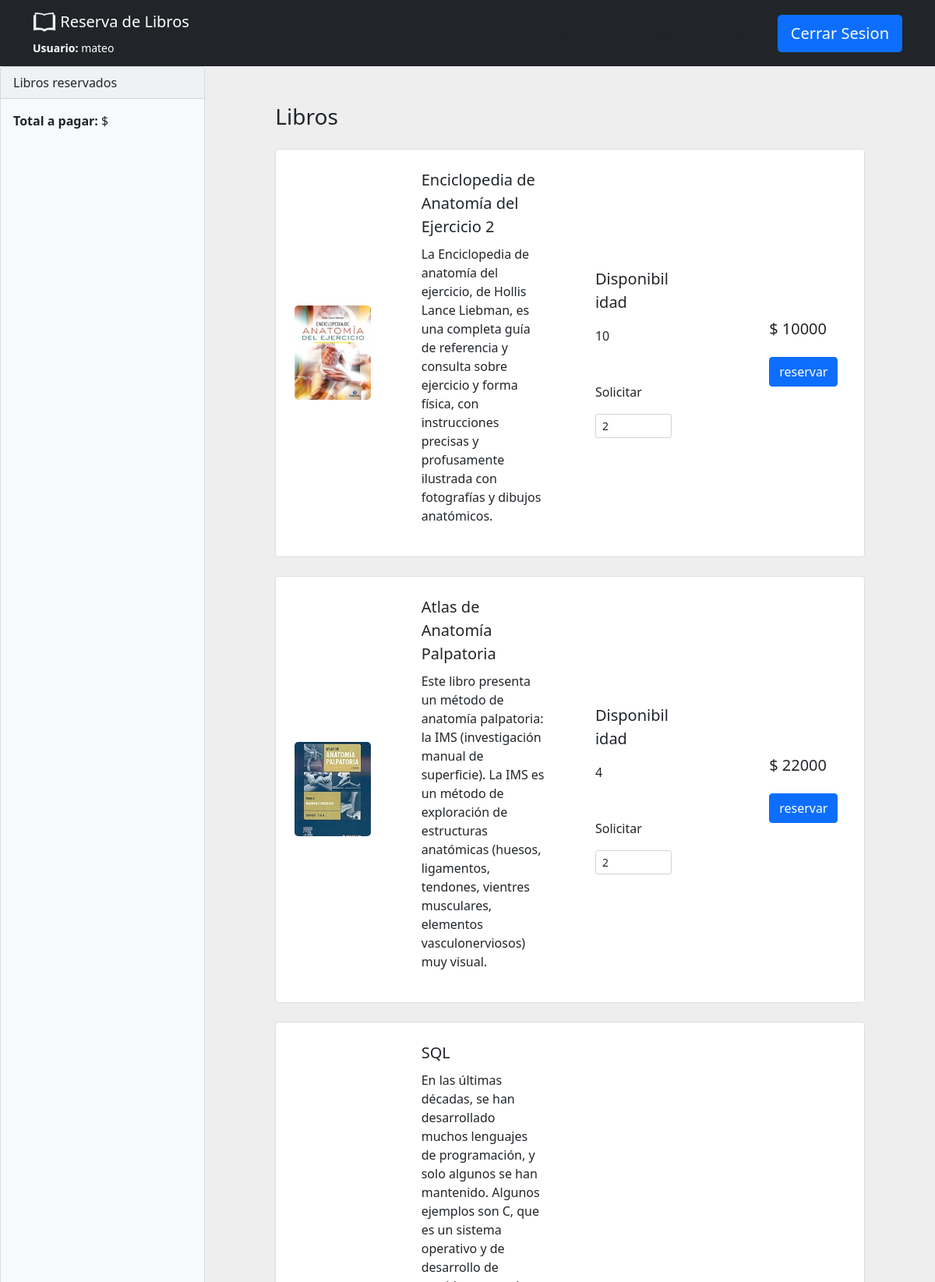
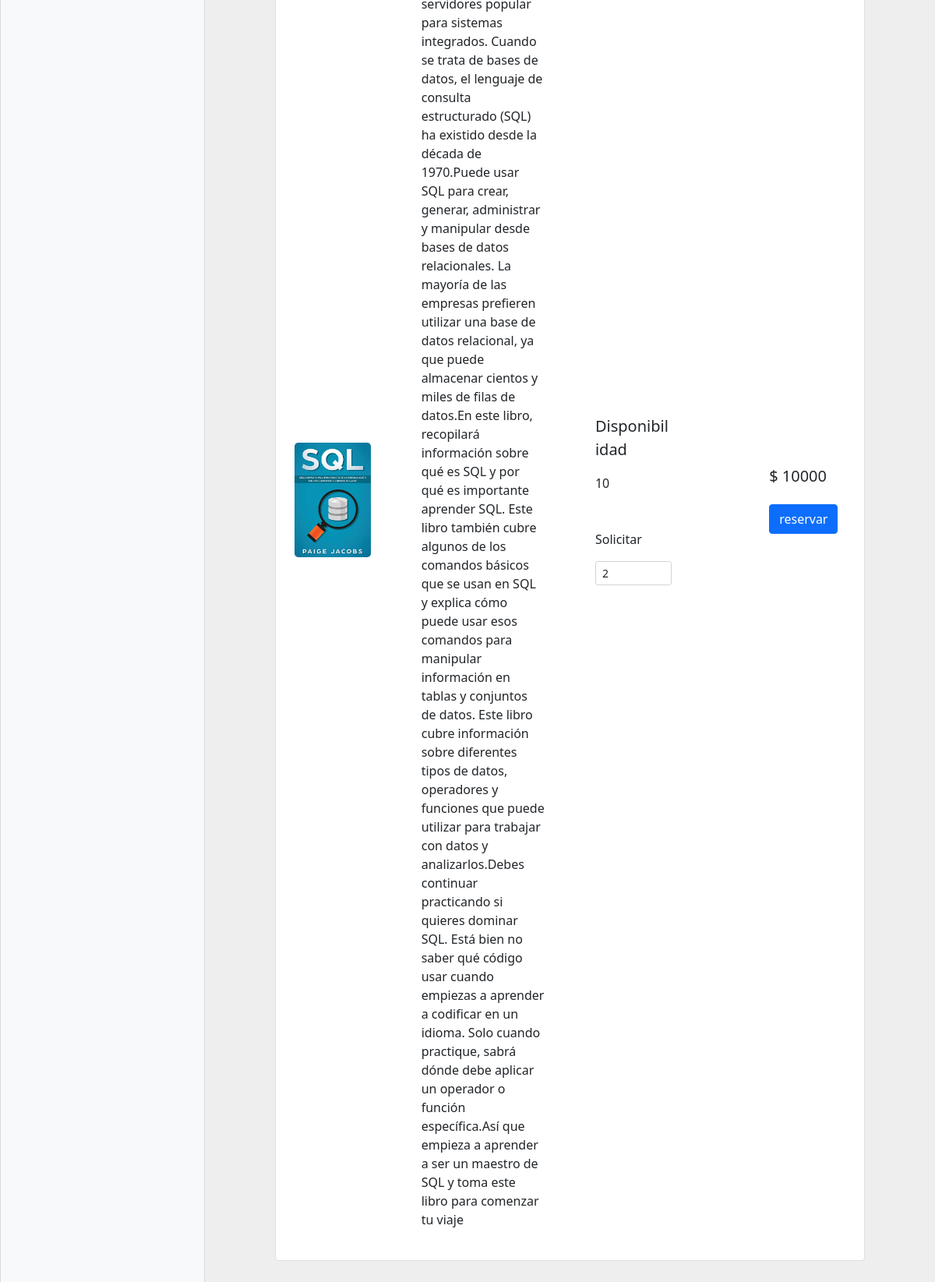
Page /Views/Home/index.php (signed in) on the committed database (2 pictures, top to bottom).
### tables this page shows
CREATE TABLE `Libros` (
  `idLibros` int(10) UNSIGNED NOT NULL,
  `Categoria_idCategoria` int(10) UNSIGNED NOT NULL,
  `titulo` varchar(255) DEFAULT NULL,
  `autor` varchar(255) DEFAULT NULL,
  `resumen` longtext DEFAULT NULL,
  `fotos` varchar(255) DEFAULT NULL,
  `precio` double UNSIGNED NOT NULL
);

CREATE TABLE `Existencia` (
  `idExistencia` int(10) UNSIGNED NOT NULL,
  `Libros_idLibros` int(10) UNSIGNED NOT NULL,
  `cantidad` int(10) UNSIGNED DEFAULT NULL,
  `disponibilidad` int(11) NOT NULL
);

### Controllers/LibroController.php (called while the page is built, shortened)
<?php
include_once BASE_URL."/Models/Libro.php";
class LibroController extends Conexion
{
  public function index(){
    $libros = new Libro();
    return $libros->index();
  }
}

### Conexion/Conexion.php (called while the page is built, shortened)
<?php
class Conexion
{
    public function conectar()
    {
        $this->con = mysqli_connect("localhost","root","","reservar-libros");
    }
}

### Models/Libro.php (called while the page is built, shortened)
<?php
include_once BASE_URL . "/Conexion/Conexion.php";
class Libro extends Conexion
{
    public function index()
    {
        $result = mysqli_query($this->con, "SELECT L.idLibros, L.titulo, L.resumen, E.disponibilidad, L.precio, C.nombre AS Categoria, L.fotos FROM Libros AS L INNER JOIN Categoria AS C ON C.idCategoria = L.Categoria_idCategoria INNER JOIN Existencia AS E ON E.Libros_idLibros = L.idLibros");
        $data = $result->fetch_all(MYSQLI_ASSOC);
        $alert = new stdClass();
        if (!$result) {
            $alert->msj = mysqli_errno($this->con);
            $alert->data = 0;
            $alert->status = 'danger';
        } else {
            $alert->data = $data;
            $alert->msj = "consulta de libro exitosa";
            $alert->status = 'success';
        }
        return $alert;
    }
}

### Views/Home/index.php (the view, shortened to what this page needs)
<?php
include '../Templates/header.php';
include_once BASE_URL . "/Controllers/LibroController.php";
$user = $_SESSION['activeUser'];
$libro = new LibroController();
$reserva = new ReservaController();
if (!empty($user['nombre'])) {
    include '../Templates/navigation.php';
} else {
    header('location: ../Auth/login.php');
}
$librosData = $libro->index()->data;
$totalAPagar = $reserva->getTotalPayment($user['idUsuarios'])
?>
<div class="d-flex">
    <div class="card bg-light mb-3" style="width: 20rem;max-width: 20rem;">
        <div class="card-header">Libros reservados</div>
        <div class="card-body">
            <p><Strong>Total a pagar: </Strong> $<?=$totalAPagar->data[0]['total']?></p>
        </div>
    </div>
    <section class="h-100" style="background-color: #eee;">
        <div class="container h-100 py-5">
            <div class="row d-flex justify-content-center align-items-center h-100">
                <div class="col-10">
                    <div class="d-flex justify-content-between align-items-center mb-4">
                        <h3 class="fw-normal mb-0 text-black">Libros</h3>
                    </div>
                    <?php
                    foreach ($librosData as $row) {
                        echo "<div class='card rounded-3 mb-4'>
                            <form action='{$_SERVER['PHP_SELF']}' method='POST'>
                                <div class='card-body p-4'>
                                    <div class='row d-flex justify-content-between align-items-center'>
                                        <div class='col-md-2 col-lg-2 col-xl-2'>
                                            <img src='../../Resource/img/{$row['fotos']}' class='img-fluid rounded-3' alt='Cotton T-shirt'>
                                        </div>
                                        <div class='col-md-3 col-lg-3 col-xl-3'>
                                            <p class='lead fw-normal mb-2'>{$row['titulo']}</p>
                                            <p>{$row['resumen']}</p>
                                        </div>
                                        <div class='col-md-3 col-lg-3 col-xl-2 d-flex flex-column'>
                                            <p class='lead fw-normal'>Disponibilidad </p>
                                            <p class='mb-5'>{$row['disponibilidad']}</p>
                                            <p>Solicitar</p>
                                            <input id='form1' min='0' name='cantidad' value='2' type='number' class='form-control form-control-sm' />
                                        </div>
                                        <div class='col-md-3 col-lg-2 col-xl-2 offset-lg-1'>
                                            <h5 class='mb-0'>$ {$row['precio']}</h5>
                                            <br>
                                            <input type='text' name='idLibro' id='' style='display: none;' value='{$row['idLibros']}'>
                                            <input type='text' name='idUsuario' id='' style='display: none;' value='{$user['idUsuarios']}'>
                                            <input type='submit' name='reservar' class='btn btn-primary' value='reservar'>
                                        </div>
                                    </div>
                                </div>
                            </form>
                        </div>
                        ";
                    }
                    ?>
                </div>
            </div>
        </div>
    </section>
</div>

### rows in the picture
libros: fotos (picture), titulo "Enciclopedia de Anatomía del Ejercicio 2", resumen "La Enciclopedia de anatomía del ejercicio, de Hollis Lance Liebman, es una completa guía de referencia y consulta sobre ejercicio y forma física, con instrucciones precisas y profusamente ilustrada con fotografías y dibujos anatómicos.", existencia.disponibilidad "10", precio "10000"
libros: fotos (picture), titulo "Atlas de Anatomía Palpatoria", resumen "Este libro presenta un método de anatomía palpatoria: la IMS (investigación manual de superficie). La IMS es un método de exploración de estructuras anatómicas (huesos, ligamentos, tendones, vientres musculares, elementos vasculonerviosos) muy visual.", existencia.disponibilidad "4", precio "22000"
libros: fotos (picture), titulo "SQL", resumen "En las últimas décadas, se han desarrollado muchos lenguajes de programación, y solo algunos se han mantenido. Algunos ejemplos son C, que es un sistema operativo y de desarrollo de servidores popular para sistemas integrados. Cuando se trata de bases de datos, el lenguaje de consulta estructurado (SQL) ha existido desde la década de 1970.Puede usar SQL para crear, generar, administrar y manipular desde bases de datos relacionales. La mayoría de las empresas prefieren utilizar una base de datos relacional, ya que puede almacenar cientos y miles de filas de datos.En este libro, recopilará información sobre qué es SQL y por qué es importante aprender SQL. Este libro también cubre algunos de…", existencia.disponibilidad "10", precio "10000"

### other values in the picture
$user['nombre'] "mateo"
